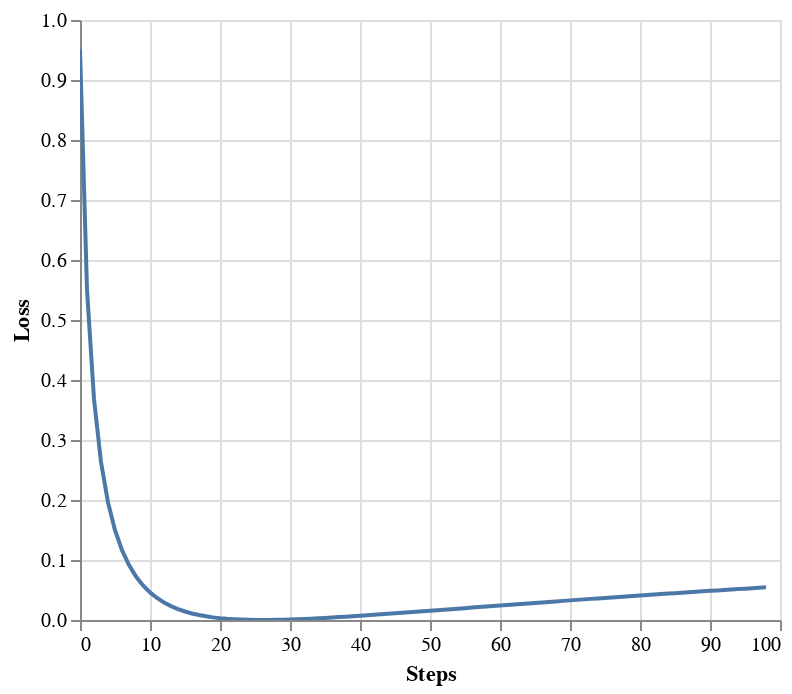

Notebook cell for this chart:
### Markdown cell above
> Label smoothing actually starts to penalize the model if it gets
> very confident about a given choice.

### Code cell
def loss(x, crit):
    d = x + 3 * 1
    predict = torch.FloatTensor([[0, x / d, 1 / d, 1 / d, 1 / d]])
    return crit(predict.log(), torch.LongTensor([1])).data

### Figure 1 — Vega-Lite specification as saved in the notebook (floating-point values rounded to 4 significant figures)
{"config": {"view": {"continuousWidth": 400, "continuousHeight": 300}}, "data": {"name": "data-3b15788e82f0008d4eedec2cc847e0f6"}, "mark": "line", "encoding": {"x": {"type": "quantitative", "field": "Steps"}, "y": {"type": "quantitative", "field": "Loss"}}, "selection": {"selector004": {"type": "interval", "bind": "scales", "encodings": ["x", "y"]}}, "width": 350, "$schema": "https://vega.github.io/schema/vega-lite/v4.8.1.json", "datasets": {"data-3b15788e82f0008d4eedec2cc847e0f6": [{"Loss": 0.9514, "Steps": 0.0}, {"Loss": 0.5507, "Steps": 1.0}, {"Loss": 0.3681, "Steps": 2.0}, {"Loss": 0.2633, "Steps": 3.0}, {"Loss": 0.196, "Steps": 4.0}, {"Loss": 0.1497, "Steps": 5.0}, {"Loss": 0.1163, "Steps": 6.0}, {"Loss": 0.09145, "Steps": 7.0}, {"Loss": 0.07246, "Steps": 8.0}, {"Loss": 0.05768, "Steps": 9.0}, {"Loss": 0.04601, "Steps": 10.0}, {"Loss": 0.03669, "Steps": 11.0}, {"Loss": 0.02919, "Steps": 12.0}, {"Loss": 0.02312, "Steps": 13.0}, {"Loss": 0.01818, "Steps": 14.0}, {"Loss": 0.01416, "Steps": 15.0}, {"Loss": 0.0109, "Steps": 16.0}, {"Loss": 0.008244, "Steps": 17.0}, {"Loss": 0.006103, "Steps": 18.0}, {"Loss": 0.004391, "Steps": 19.0}, {"Loss": 0.003039, "Steps": 20.0}, {"Loss": 0.001993, "Steps": 21.0}, {"Loss": 0.001208, "Steps": 22.0}, {"Loss": 0.0006442, "Steps": 23.0}, {"Loss": 0.000272, "Steps": 24.0}, {"Loss": 6.47e-05, "Steps": 25.0}, {"Loss": 0.0, "Steps": 26.0}, {"Loss": 5.893e-05, "Steps": 27.0}, {"Loss": 0.0002254, "Steps": 28.0}, {"Loss": 0.0004857, "Steps": 29.0}, {"Loss": 0.0008278, "Steps": 30.0}, {"Loss": 0.001242, "Steps": 31.0}, {"Loss": 0.001718, "Steps": 32.0}, {"Loss": 0.002249, "Steps": 33.0}, {"Loss": 0.002829, "Steps": 34.0}, {"Loss": 0.00345, "Steps": 35.0}, {"Loss": 0.004109, "Steps": 36.0}, {"Loss": 0.0048, "Steps": 37.0}, {"Loss": 0.00552, "Steps": 38.0}, {"Loss": 0.006264, "Steps": 39.0}, {"Loss": 0.007031, "Steps": 40.0}, {"Loss": 0.007816, "Steps": 41.0}, {"Loss": 0.008617, "Steps": 42.0}, {"Loss": 0.009433, "Steps": 43.0}, {"Loss": 0.01026, "Steps": 44.0}, {"Loss": 0.0111, "Steps": 45.0}, {"Loss": 0.01195, "Steps": 46.0}, {"Loss": 0.0128, "Steps": 47.0}, {"Loss": 0.01366, "Steps": 48.0}, {"Loss": 0.01453, "Steps": 49.0}, {"Loss": 0.0154, "Steps": 50.0}, {"Loss": 0.01627, "Steps": 51.0}, {"Loss": 0.01714, "Steps": 52.0}, {"Loss": 0.01802, "Steps": 53.0}, {"Loss": 0.0189, "Steps": 54.0}, {"Loss": 0.01978, "Steps": 55.0}, {"Loss": 0.02065, "Steps": 56.0}, {"Loss": 0.02153, "Steps": 57.0}, {"Loss": 0.02241, "Steps": 58.0}, {"Loss": 0.02328, "Steps": 59.0}, {"Loss": 0.02415, "Steps": 60.0}, {"Loss": 0.02502, "Steps": 61.0}, {"Loss": 0.02589, "Steps": 62.0}, {"Loss": 0.02675, "Steps": 63.0}, {"Loss": 0.02761, "Steps": 64.0}, {"Loss": 0.02847, "Steps": 65.0}, {"Loss": 0.02933, "Steps": 66.0}, {"Loss": 0.03018, "Steps": 67.0}, {"Loss": 0.03103, "Steps": 68.0}, {"Loss": 0.03187, "Steps": 69.0}, {"Loss": 0.03271, "Steps": 70.0}, {"Loss": 0.03354, "Steps": 71.0}, {"Loss": 0.03438, "Steps": 72.0}, {"Loss": 0.0352, "Steps": 73.0}, {"Loss": 0.03603, "Steps": 74.0}, {"Loss": 0.03684, "Steps": 75.0}, {"Loss": 0.03766, "Steps": 76.0}, {"Loss": 0.03847, "Steps": 77.0}, {"Loss": 0.03927, "Steps": 78.0}, {"Loss": 0.04007, "Steps": 79.0}, {"Loss": 0.04087, "Steps": 80.0}, {"Loss": 0.04166, "Steps": 81.0}, {"Loss": 0.04245, "Steps": 82.0}, {"Loss": 0.04323, "Steps": 83.0}, {"Loss": 0.04401, "Steps": 84.0}, {"Loss": 0.04478, "Steps": 85.0}, {"Loss": 0.04555, "Steps": 86.0}, {"Loss": 0.04631, "Steps": 87.0}, {"Loss": 0.04707, "Steps": 88.0}, {"Loss": 0.04783, "Steps": 89.0}, {"Loss": 0.04858, "Steps": 90.0}, {"Loss": 0.04932, "Steps": 91.0}, {"Loss": 0.05006, "Steps": 92.0}, {"Loss": 0.0508, "Steps": 93.0}, {"Loss": 0.05153, "Steps": 94.0}, {"Loss": 0.05226, "Steps": 95.0}, {"Loss": 0.05299, "Steps": 96.0}, {"Loss": 0.05371, "Steps": 97.0}, {"Loss": 0.05442, "Steps": 98.0}]}}
